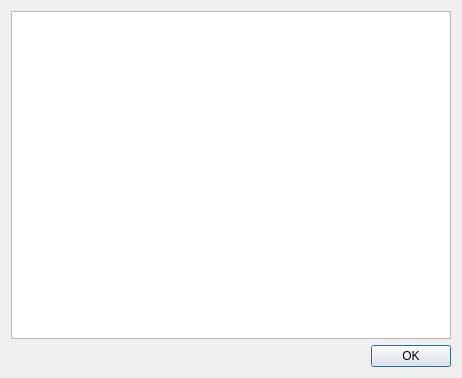
<?xml version="1.0" encoding="UTF-8"?>
<ui version="4.0">
 <class>InputContextDialog</class>
 <widget class="QDialog" name="InputContextDialog">
  <property name="geometry">
   <rect>
    <x>0</x>
    <y>0</y>
    <width>462</width>
    <height>378</height>
   </rect>
  </property>
  <property name="windowTitle">
   <string>Dialog</string>
  </property>
  <layout class="QVBoxLayout" name="verticalLayout">
   <item>
    <widget class="QTextEdit" name="textEdit">
     <property name="font">
      <font>
       <family>微软雅黑</family>
       <weight>75</weight>
       <bold>true</bold>
      </font>
     </property>
     <property name="styleSheet">
      <string notr="true">color:rgb(0, 85, 255)</string>
     </property>
    </widget>
   </item>
   <item>
    <layout class="QHBoxLayout" name="horizontalLayout">
     <item>
      <spacer name="horizontalSpacer">
       <property name="orientation">
        <enum>Qt::Horizontal</enum>
       </property>
       <property name="sizeHint" stdset="0">
        <size>
         <width>218</width>
         <height>20</height>
        </size>
       </property>
      </spacer>
     </item>
     <item>
      <widget class="QPushButton" name="pushButton">
       <property name="text">
        <string>OK</string>
       </property>
      </widget>
     </item>
    </layout>
   </item>
  </layout>
 </widget>
 <resources/>
 <connections/>
</ui>
